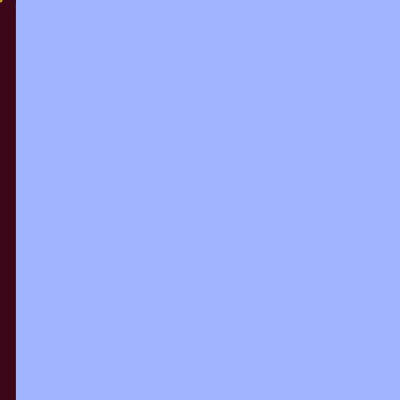
Frame 1 (no input)
Frame 60 (the mouse pressed at the canvas centre just before this capture): identical to frame 1, image omitted
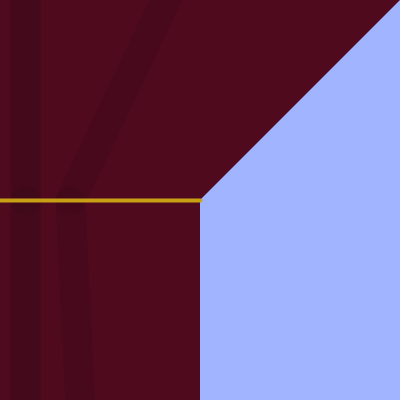
Frame 120 (the mouse held since frame 60 and released just before this capture)

The Processing sketch that drew these frames (run headless with seeded random() and noise(); from frame 60 on, the mouse is pressed at the canvas centre):

// Processing sketch: processing_26029
// ── processing_26029.pde

int posX = 51;
int speedX = 0;
int trileft = (mouseX-10);
int triright = (mouseX+10);
;
void setup(){
  size(400,400);
  smooth();
  frameRate(30);
}

void draw() {
  background(160,180,255);
  noStroke();
  fill(80,10,30);
  triangle(mouseX,mouseY, mouseX,0,400,0);
  rect(0,0,mouseX,400);
  strokeWeight(30);
  stroke(60,8,25,(350-mouseX));
  line((mouseX/8),mouseY,(mouseX/8),-10);
  line((mouseX/8),mouseY,(mouseX/8),410);
  stroke(60,8,25,(300-mouseX));
  line((mouseX*0.35),mouseY,(mouseX*0.85),-10);
  line((mouseX*0.35),mouseY,(mouseX*0.4),410);
  stroke(60,8,25,(200-mouseX));
  line((mouseX*0.65),mouseY,(mouseX*1.5),-10);
  line((mouseX*0.65),mouseY,(mouseX*0.72),410);
  stroke(60,8,25,(160-mouseX));
  line((mouseX*0.70),mouseY,(mouseX*2.6),-10);
  line((mouseX*0.70),mouseY,(mouseX*.70),410);
  
  stroke(200,160,20);
  strokeWeight(4);
  line(0,mouseY,mouseX,mouseY);
  
}
